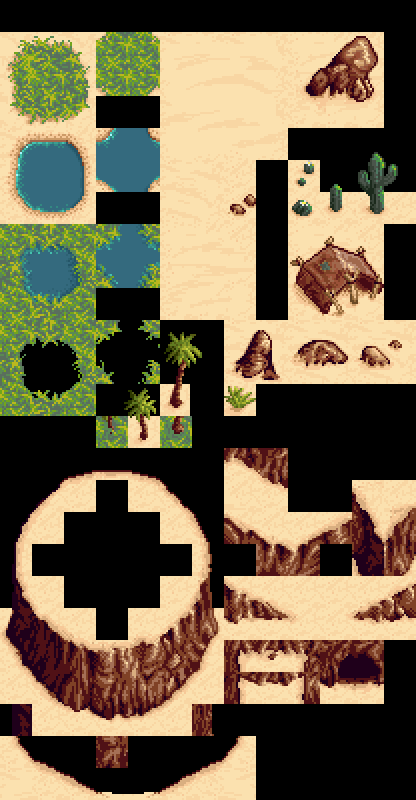

This game map was drawn from its Tiled (.tmx) file and the tilesets committed beside it. A one-line description and the full map source follow:
An orthogonal 13x25 tile map with 32x32 px tiles, 1 tile layer (layer1).

<map version="1.0" orientation="orthogonal" renderorder="right-down" width="13" height="25" tilewidth="32" tileheight="32" nextobjectid="1">
 <tileset firstgid="1" name="desert" tilewidth="32" tileheight="32" tilecount="325" columns="13">
  <image source="desert.png" trans="ff00ff" width="416" height="800" />
 </tileset>
 <layer name="layer1" width="13" height="25">
  <data>
   <tile gid="1" />
   <tile gid="2" />
   <tile gid="3" />
   <tile gid="4" />
   <tile gid="5" />
   <tile gid="6" />
   <tile gid="7" />
   <tile gid="8" />
   <tile gid="9" />
   <tile gid="10" />
   <tile gid="11" />
   <tile gid="12" />
   <tile gid="13" />
   <tile gid="14" />
   <tile gid="15" />
   <tile gid="16" />
   <tile gid="17" />
   <tile gid="18" />
   <tile gid="19" />
   <tile gid="20" />
   <tile gid="21" />
   <tile gid="22" />
   <tile gid="23" />
   <tile gid="24" />
   <tile gid="25" />
   <tile gid="26" />
   <tile gid="27" />
   <tile gid="28" />
   <tile gid="29" />
   <tile gid="30" />
   <tile gid="31" />
   <tile gid="32" />
   <tile gid="33" />
   <tile gid="34" />
   <tile gid="35" />
   <tile gid="36" />
   <tile gid="37" />
   <tile gid="38" />
   <tile gid="39" />
   <tile gid="40" />
   <tile gid="41" />
   <tile gid="42" />
   <tile gid="43" />
   <tile gid="44" />
   <tile gid="45" />
   <tile gid="46" />
   <tile gid="47" />
   <tile gid="48" />
   <tile gid="49" />
   <tile gid="50" />
   <tile gid="51" />
   <tile gid="52" />
   <tile gid="53" />
   <tile gid="54" />
   <tile gid="55" />
   <tile gid="56" />
   <tile gid="57" />
   <tile gid="58" />
   <tile gid="59" />
   <tile gid="60" />
   <tile gid="61" />
   <tile gid="62" />
   <tile gid="63" />
   <tile gid="64" />
   <tile gid="65" />
   <tile gid="66" />
   <tile gid="67" />
   <tile gid="68" />
   <tile gid="69" />
   <tile gid="70" />
   <tile gid="71" />
   <tile gid="72" />
   <tile gid="73" />
   <tile gid="74" />
   <tile gid="75" />
   <tile gid="76" />
   <tile gid="77" />
   <tile gid="78" />
   <tile gid="79" />
   <tile gid="80" />
   <tile gid="81" />
   <tile gid="82" />
   <tile gid="83" />
   <tile gid="84" />
   <tile gid="85" />
   <tile gid="86" />
   <tile gid="87" />
   <tile gid="88" />
   <tile gid="89" />
   <tile gid="90" />
   <tile gid="91" />
   <tile gid="92" />
   <tile gid="93" />
   <tile gid="94" />
   <tile gid="95" />
   <tile gid="96" />
   <tile gid="97" />
   <tile gid="98" />
   <tile gid="99" />
   <tile gid="100" />
   <tile gid="101" />
   <tile gid="102" />
   <tile gid="103" />
   <tile gid="104" />
   <tile gid="105" />
   <tile gid="106" />
   <tile gid="107" />
   <tile gid="108" />
   <tile gid="109" />
   <tile gid="110" />
   <tile gid="111" />
   <tile gid="112" />
   <tile gid="113" />
   <tile gid="114" />
   <tile gid="115" />
   <tile gid="116" />
   <tile gid="117" />
   <tile gid="118" />
   <tile gid="119" />
   <tile gid="120" />
   <tile gid="121" />
   <tile gid="122" />
   <tile gid="123" />
   <tile gid="124" />
   <tile gid="125" />
   <tile gid="126" />
   <tile gid="127" />
   <tile gid="128" />
   <tile gid="129" />
   <tile gid="130" />
   <tile gid="131" />
   <tile gid="132" />
   <tile gid="133" />
   <tile gid="134" />
   <tile gid="135" />
   <tile gid="136" />
   <tile gid="137" />
   <tile gid="138" />
   <tile gid="139" />
   <tile gid="140" />
   <tile gid="141" />
   <tile gid="142" />
   <tile gid="143" />
   <tile gid="144" />
   <tile gid="145" />
   <tile gid="146" />
   <tile gid="147" />
   <tile gid="148" />
   <tile gid="149" />
   <tile gid="150" />
   <tile gid="151" />
   <tile gid="152" />
   <tile gid="153" />
   <tile gid="154" />
   <tile gid="155" />
   <tile gid="156" />
   <tile gid="157" />
   <tile gid="158" />
   <tile gid="159" />
   <tile gid="160" />
   <tile gid="161" />
   <tile gid="162" />
   <tile gid="163" />
   <tile gid="164" />
   <tile gid="165" />
   <tile gid="166" />
   <tile gid="167" />
   <tile gid="168" />
   <tile gid="169" />
   <tile gid="170" />
   <tile gid="171" />
   <tile gid="172" />
   <tile gid="173" />
   <tile gid="174" />
   <tile gid="175" />
   <tile gid="176" />
   <tile gid="177" />
   <tile gid="178" />
   <tile gid="179" />
   <tile gid="180" />
   <tile gid="181" />
   <tile gid="182" />
   <tile gid="183" />
   <tile gid="184" />
   <tile gid="185" />
   <tile gid="186" />
   <tile gid="187" />
   <tile gid="188" />
   <tile gid="189" />
   <tile gid="190" />
   <tile gid="191" />
   <tile gid="192" />
   <tile gid="193" />
   <tile gid="194" />
   <tile gid="195" />
   <tile gid="196" />
   <tile gid="197" />
   <tile gid="198" />
   <tile gid="199" />
   <tile gid="200" />
   <tile gid="201" />
   <tile gid="202" />
   <tile gid="203" />
   <tile gid="204" />
   <tile gid="205" />
   <tile gid="206" />
   <tile gid="207" />
   <tile gid="208" />
   <tile gid="209" />
   <tile gid="210" />
   <tile gid="211" />
   <tile gid="212" />
   <tile gid="213" />
   <tile gid="214" />
   <tile gid="215" />
   <tile gid="216" />
   <tile gid="217" />
   <tile gid="218" />
   <tile gid="219" />
   <tile gid="220" />
   <tile gid="221" />
   <tile gid="222" />
   <tile gid="223" />
   <tile gid="224" />
   <tile gid="225" />
   <tile gid="226" />
   <tile gid="227" />
   <tile gid="228" />
   <tile gid="229" />
   <tile gid="230" />
   <tile gid="231" />
   <tile gid="232" />
   <tile gid="233" />
   <tile gid="234" />
   <tile gid="235" />
   <tile gid="236" />
   <tile gid="237" />
   <tile gid="238" />
   <tile gid="239" />
   <tile gid="240" />
   <tile gid="241" />
   <tile gid="242" />
   <tile gid="243" />
   <tile gid="244" />
   <tile gid="245" />
   <tile gid="246" />
   <tile gid="247" />
   <tile gid="248" />
   <tile gid="249" />
   <tile gid="250" />
   <tile gid="251" />
   <tile gid="252" />
   <tile gid="253" />
   <tile gid="254" />
   <tile gid="255" />
   <tile gid="256" />
   <tile gid="257" />
   <tile gid="258" />
   <tile gid="259" />
   <tile gid="260" />
   <tile gid="261" />
   <tile gid="262" />
   <tile gid="263" />
   <tile gid="264" />
   <tile gid="265" />
   <tile gid="266" />
   <tile gid="267" />
   <tile gid="268" />
   <tile gid="269" />
   <tile gid="270" />
   <tile gid="271" />
   <tile gid="272" />
   <tile gid="273" />
   <tile gid="274" />
   <tile gid="275" />
   <tile gid="276" />
   <tile gid="277" />
   <tile gid="278" />
   <tile gid="279" />
   <tile gid="280" />
   <tile gid="281" />
   <tile gid="282" />
   <tile gid="283" />
   <tile gid="284" />
   <tile gid="285" />
   <tile gid="286" />
   <tile gid="287" />
   <tile gid="288" />
   <tile gid="289" />
   <tile gid="290" />
   <tile gid="291" />
   <tile gid="292" />
   <tile gid="293" />
   <tile gid="294" />
   <tile gid="295" />
   <tile gid="296" />
   <tile gid="297" />
   <tile gid="298" />
   <tile gid="299" />
   <tile gid="300" />
   <tile gid="301" />
   <tile gid="302" />
   <tile gid="303" />
   <tile gid="304" />
   <tile gid="305" />
   <tile gid="306" />
   <tile gid="307" />
   <tile gid="308" />
   <tile gid="309" />
   <tile gid="310" />
   <tile gid="311" />
   <tile gid="312" />
   <tile gid="313" />
   <tile gid="314" />
   <tile gid="315" />
   <tile gid="316" />
   <tile gid="317" />
   <tile gid="318" />
   <tile gid="319" />
   <tile gid="320" />
   <tile gid="321" />
   <tile gid="322" />
   <tile gid="323" />
   <tile gid="324" />
   <tile gid="325" />
  </data>
 </layer>
</map>
